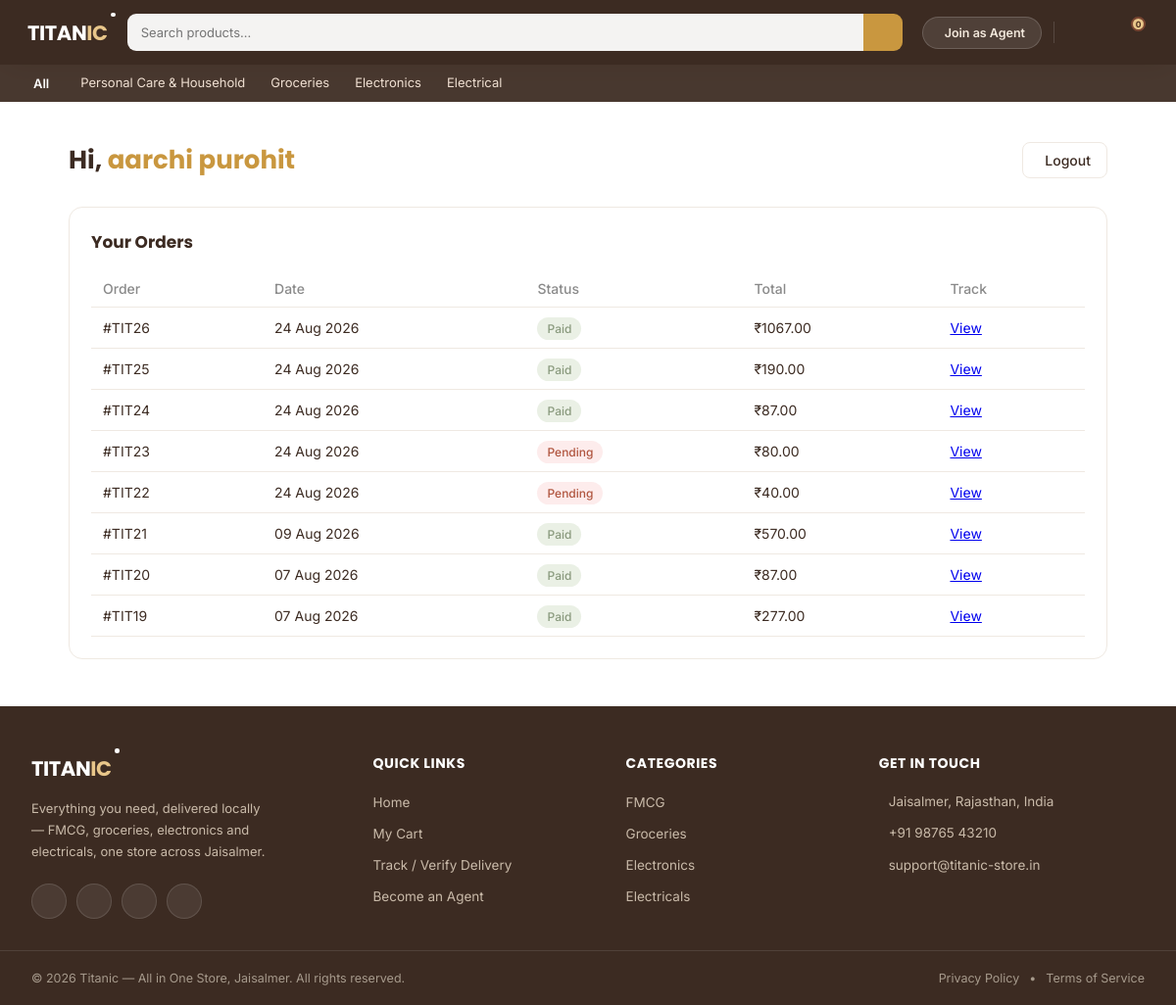
The app's page /customer/dashboard/ (signed in), older data.
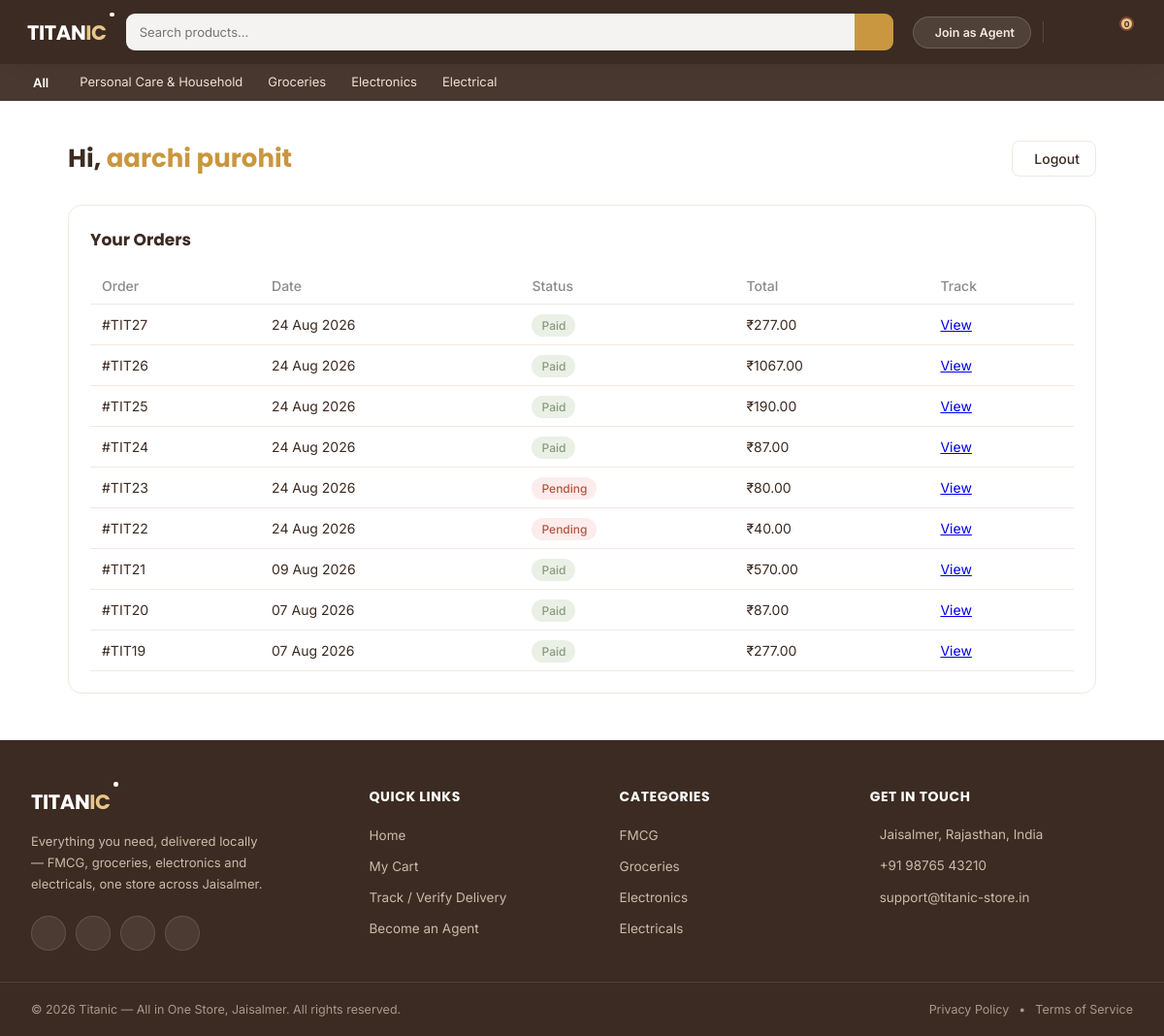
The same page, newer data.
### orders/models.py (models this page shows, shortened)
class Order(models.Model):
    STATUS_CHOICES = [
        ('pending', 'Pending'),
        ('paid', 'Paid'),
        ('shipped', 'Shipped'),
        ('delivered', 'Delivered'),
    ]
    customer = models.ForeignKey(User, null=True, blank=True, on_delete=models.SET_NULL, related_name='orders')
    full_name = models.CharField(max_length=100)
    phone = models.CharField(max_length=15)
    address = models.TextField()
    pincode = models.CharField(max_length=10)
    referred_by = models.ForeignKey(Agent, null=True, blank=True, on_delete=models.SET_NULL)
    status = models.CharField(max_length=20, choices=STATUS_CHOICES, default='pending')
    delivery_otp = models.CharField(max_length=6, null=True, blank=True)
    razorpay_order_id = models.CharField(max_length=100, null=True, blank=True)
    created_at = models.DateTimeField(auto_now_add=True)

### customers/views.py (the view)
# urls.py: path('customer/dashboard/', views.customer_dashboard, name='customer_dashboard'),
@login_required(login_url='customer_login')
def customer_dashboard(request):
    if not hasattr(request.user, 'customer'):
        messages.error(request, 'Ye page sirf customers ke liye hai.')
        return redirect('customer_login')
    customer = request.user.customer
    orders = request.user.orders.all().order_by('-created_at')
    orders_with_total = []
    for order in orders:
        total = sum(item.price_at_purchase * item.quantity for item in order.items.all())
        orders_with_total.append({'order': order, 'total': total})
    return render(request, 'customers/dashboard.html', {
        'customer': customer,
        'orders_with_total': orders_with_total,
    })

### products/context_processors.py (called while the page is built)
def featured_categories(request):
    return {
        'featured_categories': {
            'fmcg': Categories.objects.filter(parent=None, name__in=['FMCG', 'Fmcg', 'Personal Care & Household', 'Personal Care & Household']).first(),
            'groceries': Categories.objects.filter(parent=None, name__in=['Groceries', 'Grocery']).first(),
            'electronics': Categories.objects.filter(parent=None, name__in=['Electronics']).first(),
            'electricals': Categories.objects.filter(parent=None, name__in=['Electrical', 'Electricals']).first(),
        }
    }

### customers/templates/customers/dashboard.html (shortened to what this page needs)
{% extends 'base.html' %}
{% load static %}
{% block content %}
<link rel="stylesheet" href="{% static 'customers/dashboard.css' %}">
<div class="dash-wrap">
    <div class="dash-header">
        <h1>Hi, <span>{{ customer.name }}</span></h1>
        <a href="{% url 'customer_logout' %}" class="dash-logout">
             Logout
        </a>
    </div>
    <div class="dash-section">
        <h3>Your Orders</h3>
        <table class="dash-table">
            <thead>
                <tr>
                    <th>Order</th>
                    <th>Date</th>
                    <th>Status</th>
                    <th>Total</th>
                    <th>Track</th>
                </tr>
            </thead>
            <tbody>
                {% for entry in orders_with_total %}
                <tr>
                    <td>#TIT{{ entry.order.id }}</td>
                    <td>{{ entry.order.created_at|date:"d M Y" }}</td>
                    <td><span class="badge badge-{{ entry.order.status }}">{{ entry.order.get_status_display }}</span></td>
                    <td>₹{{ entry.total }}</td>
                    <td><a href="{% url 'order_success' entry.order.id %}">View</a></td>
                </tr>
                {% empty %}
                <tr><td colspan="5" class="empty-row">No orders yet. Start shopping!</td></tr>
                {% endfor %}
            </tbody>
        </table>
    </div>
</div>
{% endblock %}

Row changes from the older to the newer data that the page shows:
added Order: order.id "27", order.created_at "24 Aug 2026", order.status "Paid", total "277.00"
